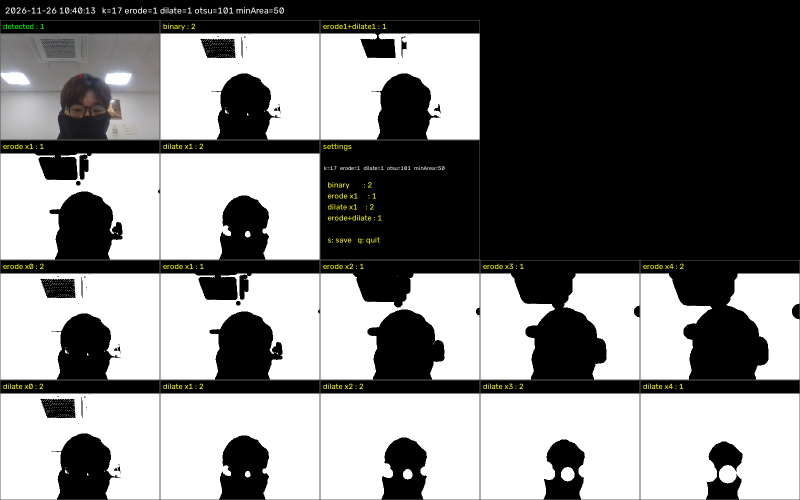
#> input picture Day9_2_Mopology/code/generated/morph_20261126_104013.png, 1600 x 1000 px, given in place of the camera (shown at 1/2 size)
$ python s5_webcam.py
#> lines starting #> are read from the running program, lines starting #| are printed output that depends on the picture; after the words box and inside, x2 and y2 are one past the last pixel; in counts of white or black regions, pixels touching at a corner belong together
import cv2
import numpy as np

cap = cv2.VideoCapture(0)
if not cap.isOpened():
    print("카메라를 열 수 없다. 번호를 1로 바꿔 보거나 연결을 확인한다.")
    raise SystemExit

W = "morph"
cv2.namedWindow(W)
cv2.createTrackbar("open", W, 0, 10, lambda v: None)
cv2.createTrackbar("close", W, 0, 10, lambda v: None)

def kern(n):
    return cv2.getStructuringElement(cv2.MORPH_ELLIPSE, (2 * n + 1, 2 * n + 1))

o = c = blobs = 0
while True:
    ok, frame = cap.read()
#> frame is the input picture: shape (1000, 1600, 3); mean B, G, R 124.2, 124.9, 125
    if not ok:
        break
    gray = cv2.cvtColor(cv2.resize(frame, (480, 360)), cv2.COLOR_BGR2GRAY)
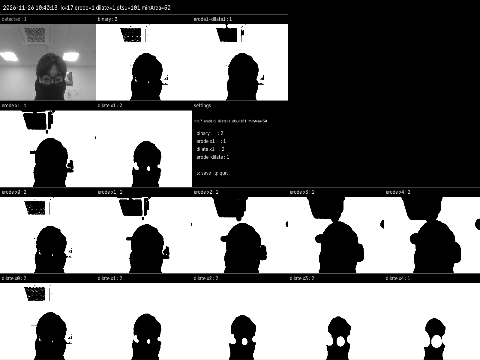
#> gray: shape (360, 480); min 0, max 255, mean 125.7
    _, b = cv2.threshold(gray, 0, 255, cv2.THRESH_BINARY_INV + cv2.THRESH_OTSU)
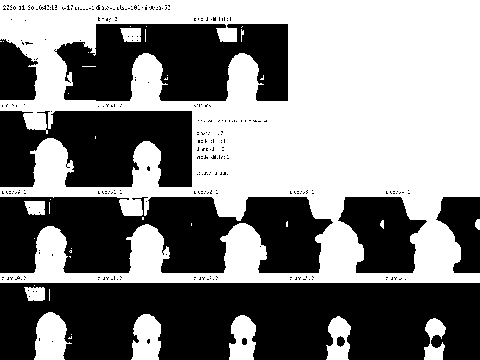
#> b: shape (360, 480); 51.2% white; 306 black regions (297 under 20 px), largest, box (x1, y1, x2, y2) and area: (0, 283, 480, 360) 31929, (0, 197, 333, 273) 18320, (54, 24, 288, 101) 13253
    o, c = cv2.getTrackbarPos("open", W), cv2.getTrackbarPos("close", W)
    out = b
    if o:
        out = cv2.morphologyEx(out, cv2.MORPH_OPEN, kern(o))
    if c:
        out = cv2.morphologyEx(out, cv2.MORPH_CLOSE, kern(c))
    blobs = cv2.connectedComponents(out)[0] - 1
#> blobs = 38
    view = cv2.cvtColor(np.hstack([b, out]), cv2.COLOR_GRAY2BGR)
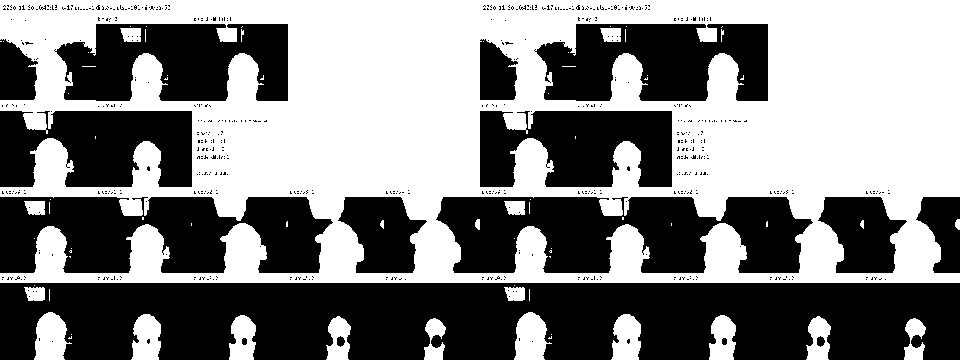
#> view: shape (360, 960, 3); 51.2% white; 610 black regions (594 under 20 px), largest, box (x1, y1, x2, y2) and area: (0, 283, 960, 360) 63858, (436, 197, 813, 273) 20529, (0, 197, 333, 273) 18320
    cv2.putText(view, f"open {2*o+1 if o else 0} close {2*c+1 if c else 0} blobs {blobs}", (10, 30),
                cv2.FONT_HERSHEY_SIMPLEX, 0.7, (0, 0, 255), 2)
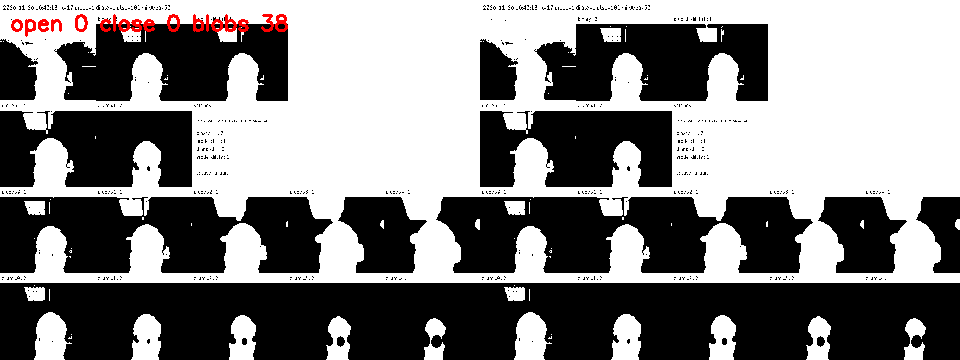
#> view: shape (360, 960, 3); 0.51% of pixels changed, all inside (x1, y1, x2, y2) = (11, 14, 288, 37)
    cv2.imshow(W, view)
    if cv2.waitKey(1) & 0xFF == ord("q"):
#> (key q is pressed here)
        break

print("마지막 설정 open", 2 * o + 1 if o else 0, "close", 2 * c + 1 if c else 0, "덩어리", blobs)
#| 마지막 설정 open 0 close 0 덩어리 38
cap.release()
cv2.destroyAllWindows()

$ run again, on Day9_2_Mopology/code/generated/morph_20261126_104134.png
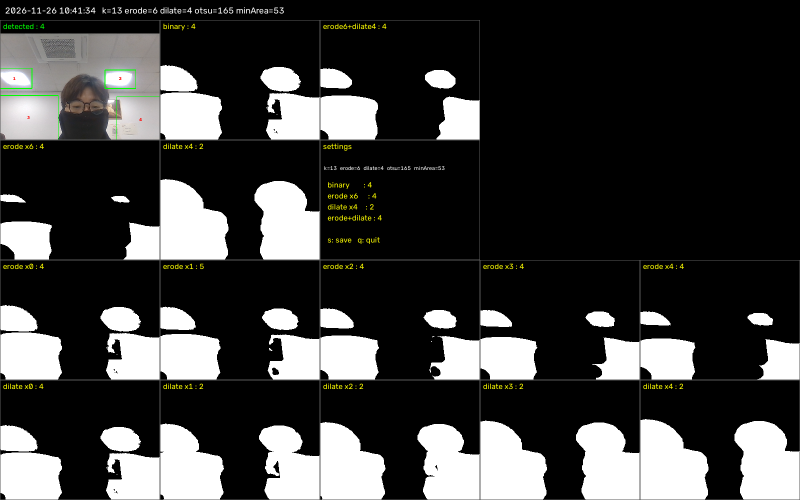
#> input picture Day9_2_Mopology/code/generated/morph_20261126_104134.png, 1600 x 1000 px, given in place of the camera (shown at 1/2 size)
#> frame is the input picture: shape (1000, 1600, 3); mean B, G, R 62, 63, 62.9
#> `_, b = cv2.threshold(gray, 0, 255, cv2.THRESH_BINARY_INV + cv2.THRESH_..`:
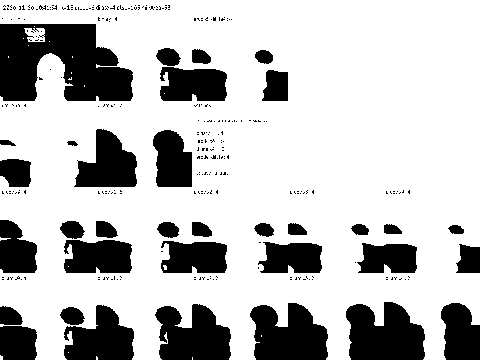
#> b: shape (360, 480); 74.5% white; 309 black regions (275 under 20 px), largest, box (x1, y1, x2, y2) and area: (0, 24, 133, 101) 7413, (346, 302, 425, 360) 3599, (250, 303, 328, 360) 3402
#> blobs = 20
#> `cv2.putText(view, f"open {2*o+1 if o else 0} close {2*c+1 if c else 0}..`:
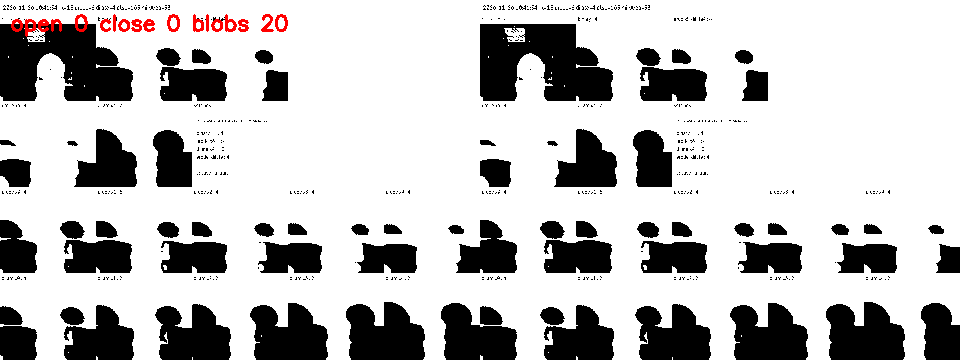
#> view: shape (360, 960, 3); mean B, G, R 189, 189, 190.3
#| 마지막 설정 open 0 close 0 덩어리 20

$ run again, on Day9_2_Mopology/code/generated/punch_20261126_112243.png
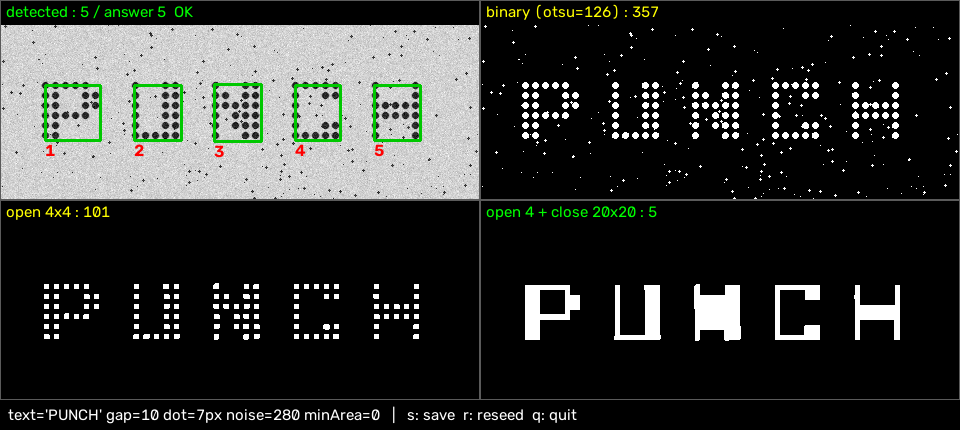
#> input picture Day9_2_Mopology/code/generated/punch_20261126_112243.png, 960 x 430 px, given in place of the camera
#> frame is the input picture: shape (430, 960, 3); mean B, G, R 49.7, 52.3, 50.4
#> `_, b = cv2.threshold(gray, 0, 255, cv2.THRESH_BINARY_INV + cv2.THRESH_..`:
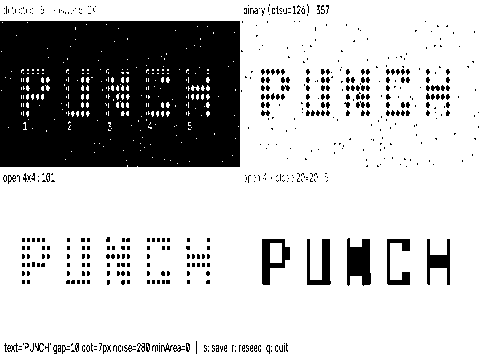
#> b: shape (360, 480); 76.1% white; 544 black regions (517 under 20 px), largest, box (x1, y1, x2, y2) and area: (0, 21, 240, 167) 33652, (347, 238, 371, 286) 869, (262, 239, 290, 285) 627
#> blobs = 269
#> `cv2.putText(view, f"open {2*o+1 if o else 0} close {2*c+1 if c else 0}..`:
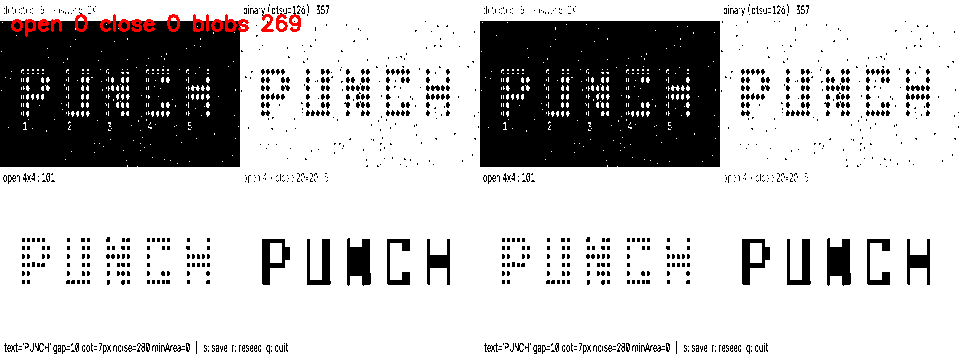
#> view: shape (360, 960, 3); mean B, G, R 193.4, 193.4, 194.8
#| 마지막 설정 open 0 close 0 덩어리 269

$ run again, on Day9_2_Mopology/code/generated/punch_20261126_112404.png
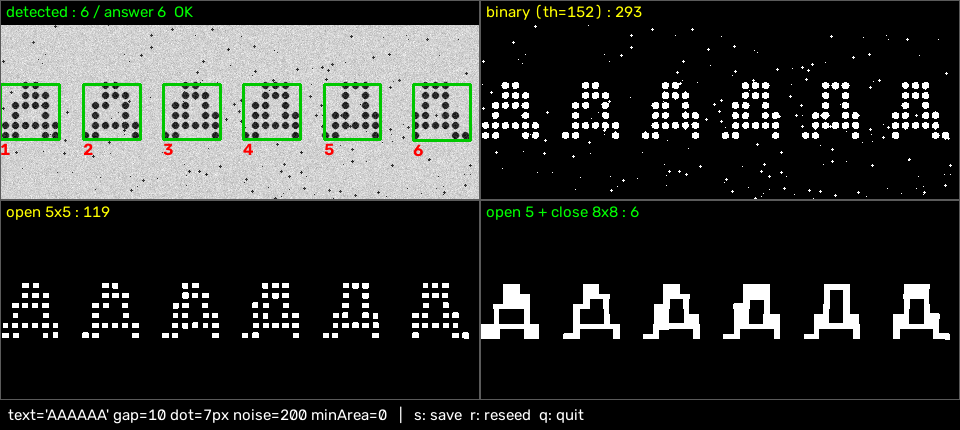
#> input picture Day9_2_Mopology/code/generated/punch_20261126_112404.png, 960 x 430 px, given in place of the camera
#> frame is the input picture: shape (430, 960, 3); mean B, G, R 50.9, 53.8, 51.5
#> `_, b = cv2.threshold(gray, 0, 255, cv2.THRESH_BINARY_INV + cv2.THRESH_..`:
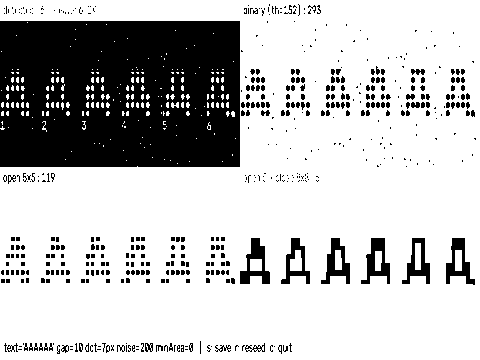
#> b: shape (360, 480); 75.4% white; 511 black regions (412 under 20 px), largest, box (x1, y1, x2, y2) and area: (0, 21, 240, 167) 33223, (240, 238, 270, 284) 642, (361, 238, 390, 284) 628
#> blobs = 226
#> `cv2.putText(view, f"open {2*o+1 if o else 0} close {2*c+1 if c else 0}..`:
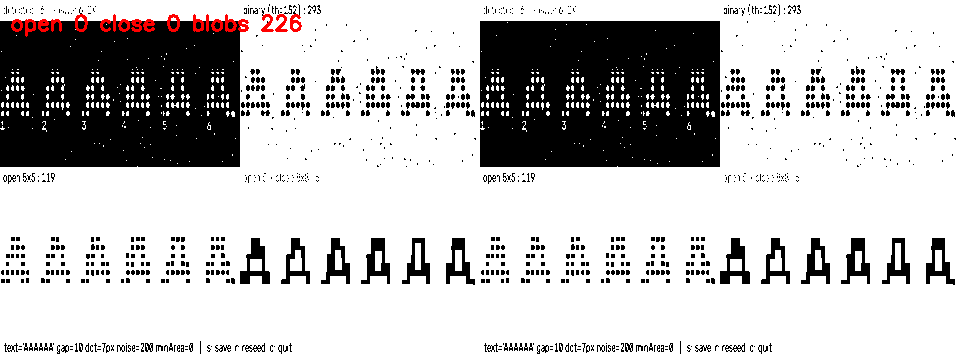
#> view: shape (360, 960, 3); mean B, G, R 191.7, 191.7, 193.1
#| 마지막 설정 open 0 close 0 덩어리 226
